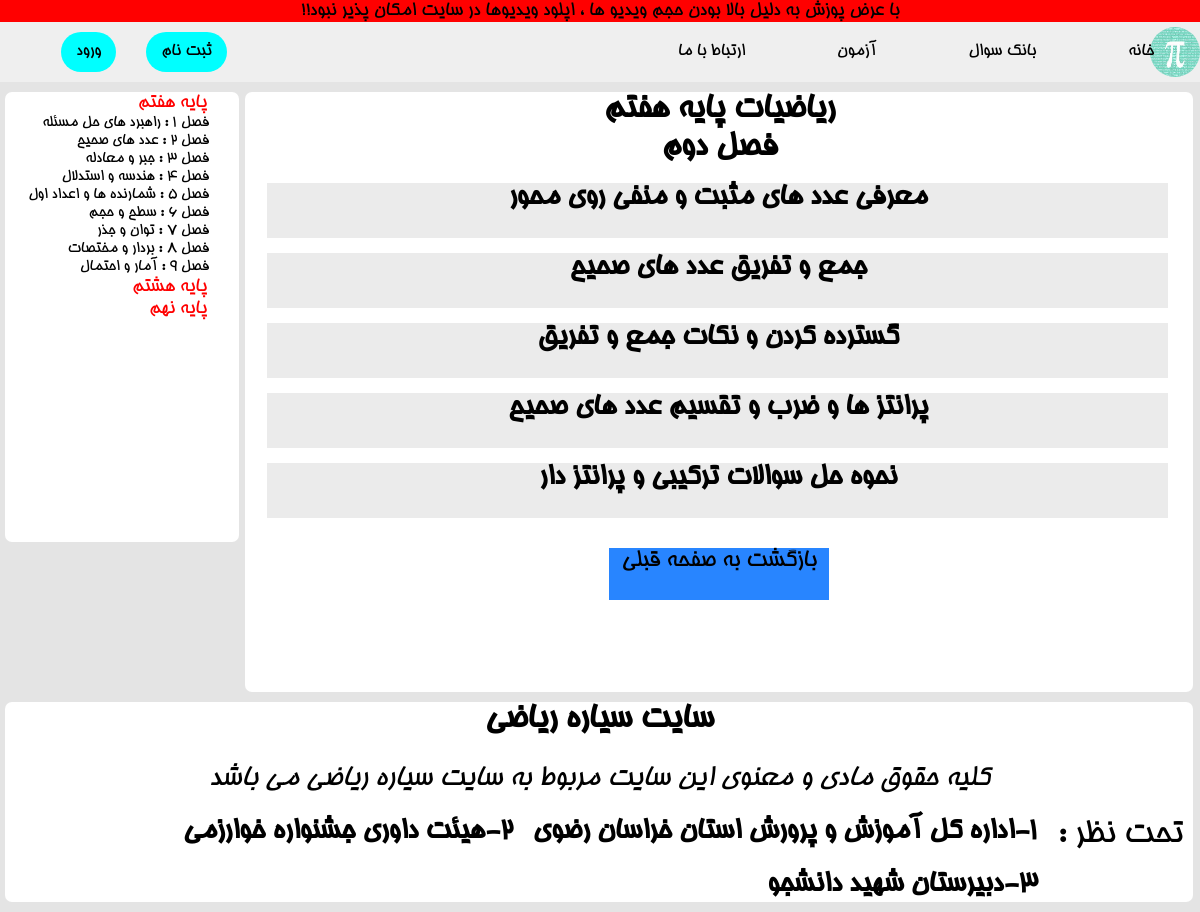
/paye7/season2/, run on the app's committed database.
### project/models.py (models this page shows, shortened)
class Lessons(models.Model):
    STATUS_CHOICES = (
        ('paye7_season1' , 'paye7_season1'),
        ('paye7_season2' , 'paye7_season2'),
        ('paye7_season3' , 'paye7_season3'),
        ('paye7_season4' , 'paye7_season4'),
        ('paye7_season5' , 'paye7_season5'),
        ('paye7_season6' , 'paye7_season6'),
        ('paye7_season7' , 'paye7_season7'),
        ('paye7_season8' , 'paye7_season8'),
        ('paye7_season9' , 'paye7_season9'),
        ('paye8_season1' , 'paye8_season1'),
        ('paye8_season2' , 'paye8_season2'),
        ('paye8_season3' , 'paye8_season3'),
        ('paye8_season4' , 'paye8_season4'),
        ('paye8_season5' , 'paye8_season5'),
        ('paye8_season6' , 'paye8_season6'),
        ('paye8_season7' , 'paye8_season7'),
        ('paye8_season8' , 'paye8_season8'),
        ('paye8_season9' , 'paye8_season9'),
        ('paye9_season1' , 'paye9_season1'),
        ('paye9_season2' , 'paye9_season2'),
        ('paye9_season3' , 'paye9_season3'),
        ('paye9_season4' , 'paye9_season4'),
        ('paye9_season5' , 'paye9_season5'),
        ('paye9_season6' , 'paye9_season6'),
        ('paye9_season7' , 'paye9_season7'),
        ('paye9_season8' , 'paye9_season8'),
    )
    title = models.CharField(max_length=100)
    paye = models.CharField(max_length=50)
    lesson = models.CharField(max_length=50)
    video = models.FileField(upload_to='video/%y')
    slug = models.SlugField(max_length=50)
    status = models.CharField(max_length=50 , choices=STATUS_CHOICES)

### project/views.py (the view)
# urls.py: path('paye7/season2/' , views.Paye7_season2 , name='paye7_season2'),
def Paye7_season2(request):
    lessons = Lessons.objects.filter(status='paye7_season2')
    return render(request , "Seasons/Paye7/season2.html" , {'lesson' : lessons})

### project/templates/Seasons/Paye7/season2.html (shortened to what this page needs)
{% load static %}
<!DOCTYPE html>
<html lang="en" dir="rtl">
<head>
</head>
<body>
{% include 'includes/header.html' %}
{% include 'includes/navbars/paye7.html' %}
        <article style="height: 600px;">
            <h1 class="h1">ریاضیات پایه هفتم<br>فصل دوم</h1>
            {% for lessons in lesson %}
            <a href="{% url 'urls:lessons' lessons.slug %}">
                <div class="div-lesson">
                    <h2>{{lessons.lesson}}</h2>
                </div>
            </a>
            {% endfor %}
    <a href="{% url 'urls:paye7' %}">
        <div class="div-back">بازگشت به صفحه قبلی</div>
     </a>
        </article>
{% include 'includes/footer.html' %}
</body>
</html>

### project/static/style/style.css (style rules this page uses)
* { margin: 0; padding: 0; box-sizing: border-box; text-decoration: none; list-style: none; }
html a { color: black; }
article { height: 650px; width: 99%; background-color: white; margin-right: 7px; margin-top: 10px; margin-bottom: 10px; border-radius: 7px; }
h2 { text-align: center; }

### project/static/style/Seasons/style7.css (style rules this page uses)
body { background-color:rgb(228, 228, 228); }
* { margin: 0; padding: 0; box-sizing: border-box; text-decoration: none; list-style: none; }
html a { color: black; }
article { height: 800px; width: 79%; background-color: white; margin-right: 7px; margin-top: 10px; margin-bottom: 10px; border-radius: 7px; }
h1 { text-align: center; font-size: 35px; }
.div-lesson { width: 95%; height: 55px; background-color: #ebebeb; margin-right: 25px; margin-top: 15px; transition: all 0.5s; }
h2 { text-align: center; font-size: 30px; width: 100%; height: 55px; transition: all 0.5a; }
.div-back { background-color: rgb(40, 133, 255); margin-left: auto; margin-right:auto; margin-top: 30px; width: 220px; height: 52px; text-align: center; font-size: 25px; transition: all 0.6s; }

### project/static/style/lessons.css (style rules this page uses)
* { margin: 0; padding: 0; box-sizing: border-box; text-decoration: none; list-style: none; }
html a { color: black; }
article { height: 800px; width: 79%; background-color: white; margin-right: 7px; margin-top: 10px; margin-bottom: 10px; border-radius: 7px; }

### data on the page
Lessons: lesson "معرفی عدد های مثبت و منفی روی محور"
Lessons: lesson "جمع و تفریق عدد های صحیح"
Lessons: lesson "گسترده کردن و نکات جمع و تفریق"
Lessons: lesson "پرانتز ها و ضرب و تقسیم عدد های صحیح"
Lessons: lesson "نحوه حل سوالات ترکیبی و پرانتز دار"
